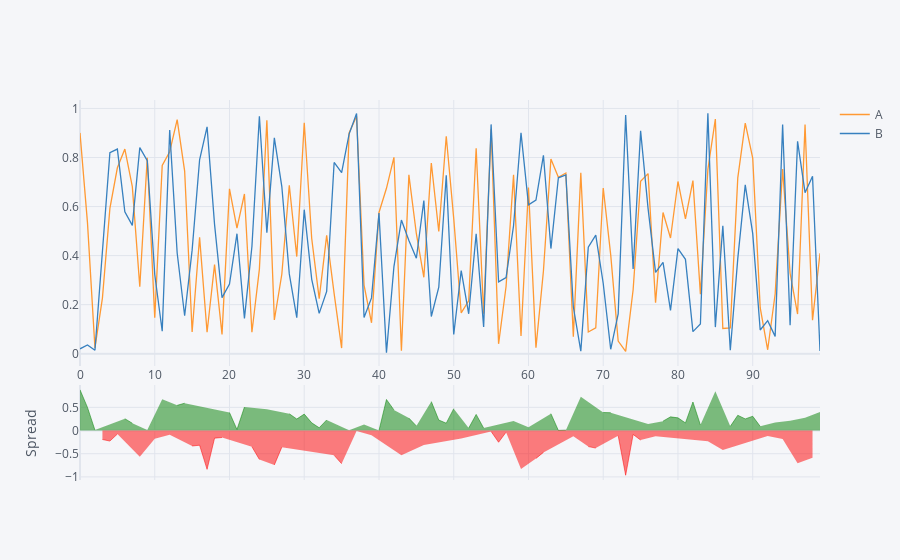

Notebook code for this chart:
### Code cell
#create a spread of columns 'A', 'B' in df
df[['A','B']].iplot(kind = 'spread')
